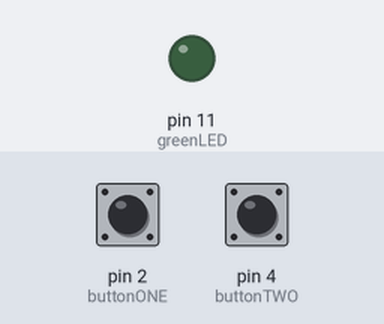
The sketch below on a simulated Arduino Uno, built with avr-gcc and run on an emulated ATmega328P. Parts: output pins drawn as LEDs (lit = HIGH). Dashed ring = blinking. Inputs (shaded band) come from the test bench; at power-on: pin 2 (buttonONE) LOW, pin 4 (buttonTWO) LOW.

Above: at 1.2 s.
1.3 s: pin 2 (buttonONE) pulled HIGH for 1 s
At 1.67 s:
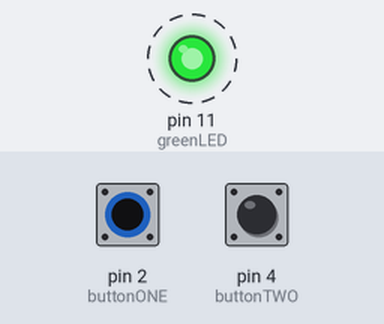
3.8 s: pin 4 (buttonTWO) pulled HIGH for 3.2 s
At 7.9 s:
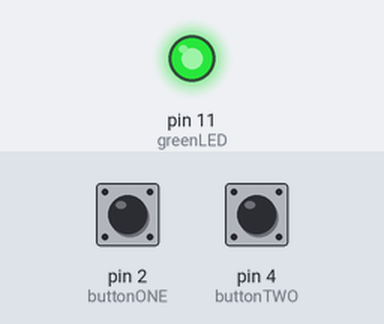
8.5 s: pin 4 (buttonTWO) pulled HIGH for 0.15 s
At 9.2 s:
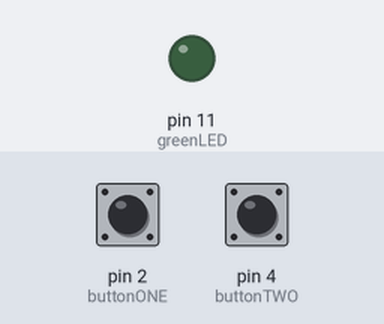
10.2 s: pin 2 (buttonONE) pulled HIGH for 0.15 s
At 11.7 s:
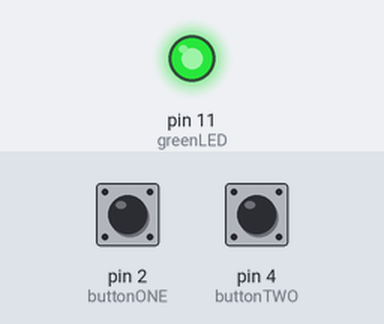
Timing chart, 0 to 12.9 s (numbered marks = the images above; inputs shaded):
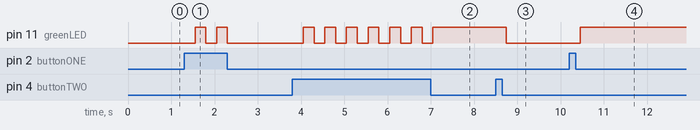

The sketch:

twobuttonlightswitchchallenge.ino
```cpp
int greenLED = 11;
int buttonONE = 2;
int buttonTWO = 4;

int ledstatus = 0;

void setup()
{
  // Setting up the pins as OUTPUTS.
  pinMode(greenLED, OUTPUT);
  pinMode(buttonONE, INPUT);
  pinMode(buttonTWO, INPUT);

}

void loop()
{
   if (digitalRead(buttonONE) == 1){
    delay(250);
    if (ledstatus == 1){
      ledstatus = 0;
    }

    else if (ledstatus == 0){
      ledstatus = 1;
    }
   }
   else if (digitalRead(buttonTWO) == 1){
        delay(250);
    if (ledstatus == 1){
      ledstatus = 0;
    }

    else if (ledstatus == 0){
      ledstatus = 1;
    }
   }

   if (ledstatus == 0){
      digitalWrite(greenLED, LOW);
   }

   else if (ledstatus == 1){
      digitalWrite(greenLED, HIGH);
   }
}
```

Measured:
- after the input at 1.3 s, pin 11 (greenLED): alternates HIGH for 0.25 s and LOW for 0.25 s, 4 changes in all, then stays LOW, starting after 0.25 s
- after the input at 3.8 s, pin 11 (greenLED): alternates HIGH for 0.25 s and LOW for 0.25 s, 13 changes in all, then stays HIGH, starting after 0.25 s
- after the input at 8.5 s, pin 11 (greenLED): HIGH → LOW after 0.25 s
- after the input at 10.2 s, pin 11 (greenLED): LOW → HIGH after 0.25 s
